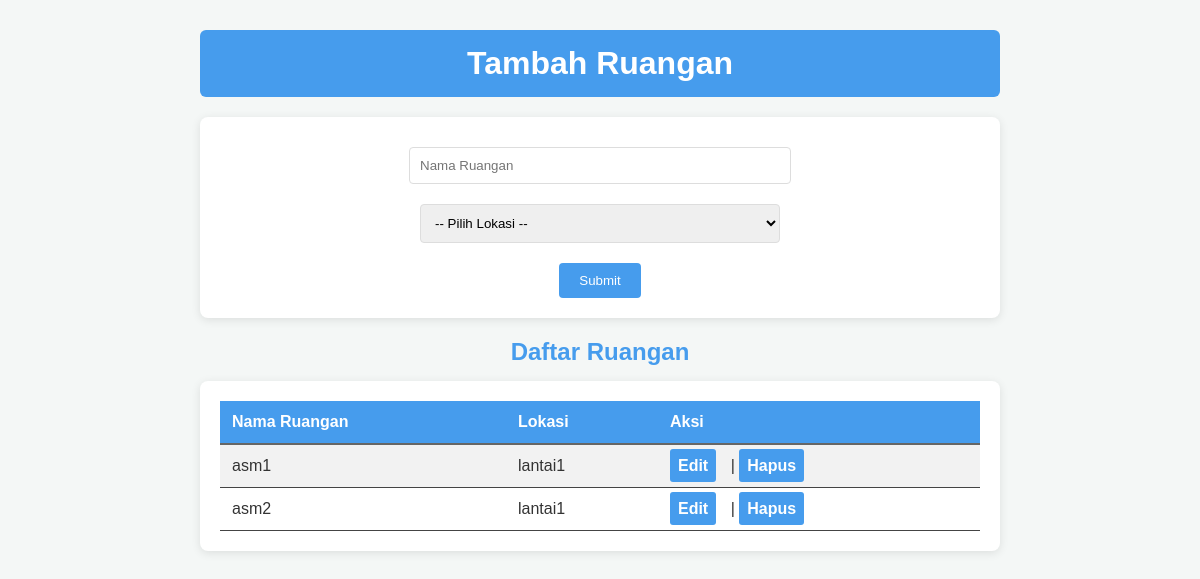
Page /ruangan.php (signed in) on the committed database.
### tables this page shows
CREATE TABLE `rooms` (
  `id` int(11) NOT NULL,
  `name` varchar(100) NOT NULL,
  `location` text DEFAULT NULL
);

### ruangan.php (the view, shortened to what this page needs)
<?php
include "config.php";
$theme = isset($_SESSION['theme']) ? $_SESSION['theme'] : 'light';
$sql_rooms = "SELECT * FROM rooms";
$result_rooms = $conn->query($sql_rooms);
?>
<!DOCTYPE html>
<html lang="id">
<head>
</head>
<body class="<?php echo $theme; ?>">
  <div class="container">
    <h1>Tambah Ruangan</h1>
    <div class="card form-card">
      <form method="post">
        <input type="text" name="name" placeholder="Nama Ruangan" required>
        <select name="location" required>
            <option value="">-- Pilih Lokasi --</option>
        </select>
        <br>
        <button type="submit">Submit</button>
      </form>
    </div>
    <h2>Daftar Ruangan</h2>
    <div class="card table-container">
      <table>
        <tr>
          <th>Nama Ruangan</th>
          <th>Lokasi</th>
          <th>Aksi</th>
        </tr>
        <?php
        if ($result_rooms->num_rows > 0) {
            while ($row = $result_rooms->fetch_assoc()) {
        ?>
        <tr>
          <td><?php echo htmlspecialchars($row['name']); ?></td>
          <td><?php echo htmlspecialchars($row['location']); ?></td>
          <td>
            <a href="edit_room.php?id=<?php echo $row['id']; ?>">Edit</a> |
            <a href="delete_room.php?id=<?php echo $row['id']; ?>" onclick="return confirm('Apakah Anda yakin ingin menghapus ruangan ini?');">Hapus</a>
          </td>
        </tr>
        <?php
            }
        } else {
            echo "<tr><td colspan='3' style='text-align: center;'>Tidak ada data ruangan.</td></tr>";
        }
        ?>
      </table>
    </div>
  </div>
</body>
</html>

### ruangan.php (style rules this page uses)
body.light { background: #f4f7f6; color: #333; }
body.light .card { background: #fff; box-shadow: 0 2px 10px rgba(0,0,0,0.1); }
body.light h1 { background-color: #469ced; color: #fff; }
body.light h2 { color: #469ced; }
body.light form button, body.light table th { background-color: #469ced; color: #fff; }
body.light a { background-color: #469ced; padding: 8px; color: white; border-radius: 3px; }
body, input, button, table, select { font-family: Arial, sans-serif; }
.container { width: 90%; max-width: 800px; margin: 30px auto; }
h1 { text-align: center; padding: 15px; border-radius: 6px; margin-bottom: 20px; }
h2 { text-align: center; margin-bottom: 15px; }
.card { border-radius: 8px; padding: 20px; margin-bottom: 20px; }
form { text-align: center; }
form input[type="text"], form select { width: calc(50% - 20px); padding: 10px; margin: 10px 5px; border: 1px solid #ddd; border-radius: 4px; }
form button { border: none; padding: 10px 20px; margin-top: 10px; border-radius: 4px; cursor: pointer; transition: background-color 0.3s; }
.table-container table { width: 100%; border-collapse: collapse; }
.table-container th, .table-container td { padding: 12px; text-align: left; border-bottom: 1px solid #444; }
.table-container th { border-bottom: 2px solid #666; }
table tr:nth-child(even) { background-color: rgba(0,0,0,0.05); }
table a { text-decoration: none; font-weight: bold; margin-right: 10px; }
table a:last-child { margin-right: 0; }

### rows in the picture
rooms: name "asm1", location "lantai1"
rooms: name "asm2", location "lantai1"
